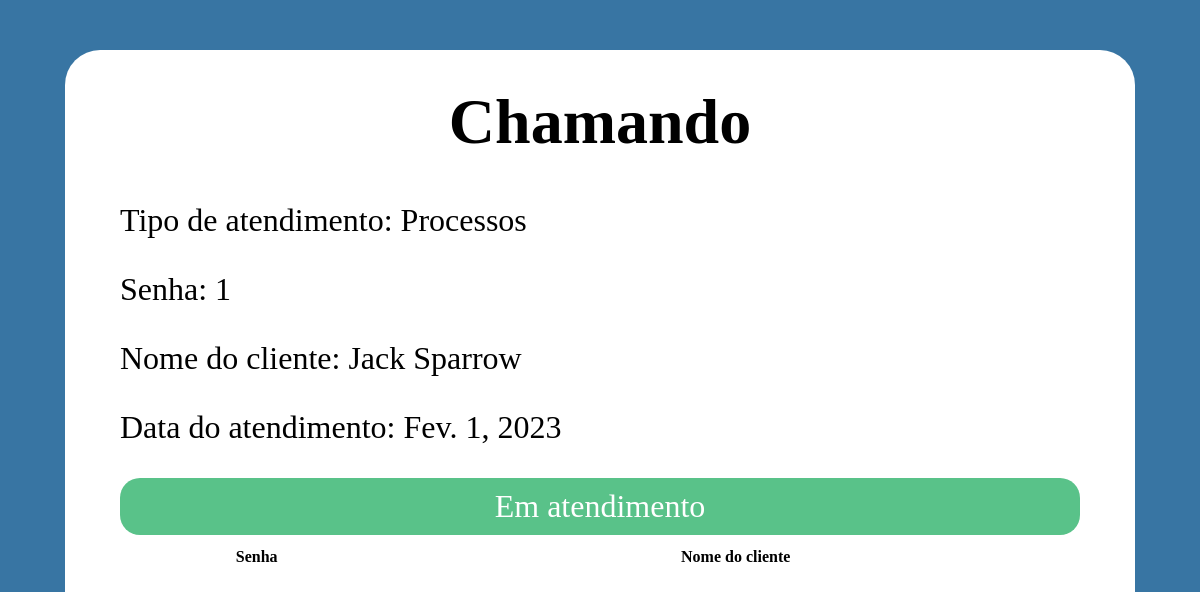
Page /chamar-proxima-senha/PROC (signed in) on the committed database.
### atendimento/models.py (models this page shows, shortened)
class Atendimento(models.Model):
    nome_cliente = models.CharField(max_length=255, verbose_name='Digite seu nome')
    data_atendimento = models.DateField(auto_now_add=True)
    status_atendimento = models.CharField(max_length=255, default='fila')
    numero_senha = models.IntegerField()
    atendente = models.ForeignKey(Atendente, on_delete=models.PROTECT, null=True,blank= True)
    tipo_atendimento = models.ForeignKey(TipoAtendimento, on_delete=models.CASCADE)

class TipoAtendimento(models.Model):
    prefixo = models.CharField(max_length=4)
    nome = models.CharField(max_length=100)
    descricao = models.CharField(max_length=255)

### atendimento/views.py (the view)
# urls.py: path('chamar-proxima-senha/<prefixo>', views.chamar_proxima_senha_especifica, name='chamar_proxima_senha_especifica'),
@login_required
def chamar_proxima_senha_especifica(request, prefixo):
    atendente = Atendente.objects.get(user=request.user)
    if request.method == 'POST':
        atendente.cabine = request.POST.get('cabine')
        atendente.save()
    try:
        senha_atual = Atendimento.objects.filter(status_atendimento='fila', tipo_atendimento__prefixo=prefixo).order_by('data_atendimento').first()
        senha_atual.status_atendimento = 'chamando'
        senha_atual.atendente = atendente
        senha_atual.save()
    except:
        senha_atual=Atendimento.objects.filter(status_atendimento='chamando', atendente=atendente).order_by('data_atendimento').first()
    return render(request, 'proxima_senha.html', {'senha': senha_atual, 'cabine': atendente.cabine, 'prefixo': prefixo})

### atendimento/templates/proxima_senha.html (shortened to what this page needs)
<div class"proxima-senha">
{% extends 'template.html' %}
{% block content %}
  {% if senha %}
  <h1>Chamando</h1>
  {% else %}
  <h1>Em espera</h1>
  {% endif %}
  <p>Tipo de atendimento: {{ senha.tipo_atendimento.nome }}</p>
  <p>Senha: {{ senha.numero_senha }}</p>
  <p>Nome do cliente: {{ senha.nome_cliente }}</p>
  <p>Data do atendimento: {{ senha.data_atendimento }}</p>
  {% if senha %}
  <a href="/em-atendimento/{{senha.id}}/{{prefixo}}">
    Em atendimento
  </a>
  {% else %}
  <a href="/chamar-proxima-senha/{{prefixo}}">
    Chamar próximo da fila
  </a>
  {% endif %}
  <div>
    <table>
      <thead>
        <tr>
          <th>Senha</th>
          <th>Nome do cliente</th>
        </tr>
      </thead>
    </table>
  </div>
{% endblock %}

### atendimento/static/css/style.css (style rules this page uses)
body { width: 80%; font-size: xx-large; background: #fff; padding: 55px; margin-left: auto; margin-right: auto; margin-top: 50px; margin-bottom: auto; border-radius: 35px 35px 0 35px; }
html { background: #3875a3; }
table { width: 100%; }
a { display: grid; padding: 10px 20px; background: #59c289; color: #fff; justify-content: center; border-radius: 20px; text-decoration: none; margin-bottom: 10px; }
h1 { text-align: center;margin-top: -20px; }

### rows in the picture
Atendimento: tipo_atendimento.nome "Processos", numero_senha "1", nome_cliente "Jack Sparrow", data_atendimento "Fev. 1, 2023"
